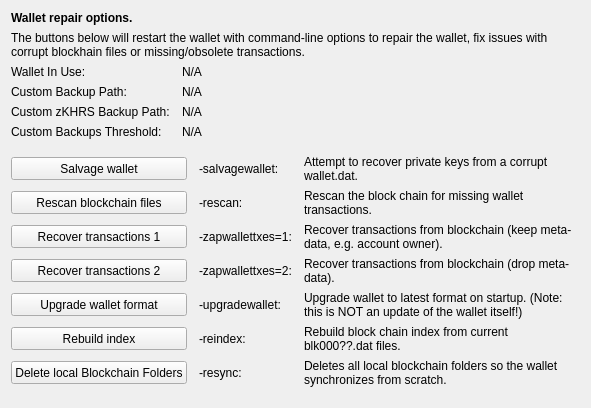
     <widget class="QWidget" name="tab_repair">
      <attribute name="title">
       <string>&amp;Wallet Repair</string>
      </attribute>
      <layout class="QGridLayout" name="gridLayout_4" columnstretch="0,0,0,0">
       <property name="horizontalSpacing">
        <number>12</number>
       </property>
       <item row="0" column="0" colspan="4">
        <widget class="QLabel" name="label_repair_header">
         <property name="font">
          <font>
           <weight>75</weight>
           <bold>true</bold>
          </font>
         </property>
         <property name="text">
          <string>Wallet repair options.</string>
         </property>
        </widget>
       </item>
       <item row="1" column="0" colspan="4">
        <widget class="QLabel" name="label_repair_helptext">
         <property name="font">
          <font>
           <weight>50</weight>
           <bold>false</bold>
          </font>
         </property>
         <property name="text">
          <string>The buttons below will restart the wallet with command-line options to repair the wallet, fix issues with corrupt blockhain files or missing/obsolete transactions.</string>
         </property>
         <property name="wordWrap">
          <bool>true</bool>
         </property>
        </widget>
       </item>
       <item row="2" column="0">
        <widget class="QLabel" name="wallet_path_label">
         <property name="text">
          <string>Wallet In Use:</string>
         </property>
        </widget>
       </item>
       <item row="2" column="1" colspan="3">
        <widget class="QLabel" name="wallet_path">
         <property name="cursor">
          <cursorShape>IBeamCursor</cursorShape>
         </property>
         <property name="text">
          <string>N/A</string>
         </property>
         <property name="textFormat">
          <enum>Qt::PlainText</enum>
         </property>
         <property name="textInteractionFlags">
          <set>Qt::LinksAccessibleByMouse|Qt::TextSelectableByKeyboard|Qt::TextSelectableByMouse</set>
         </property>
        </widget>
       </item>
       <item row="3" column="0">
        <widget class="QLabel" name="wallet_custombackuppath_label">
         <property name="text">
          <string>Custom Backup Path:</string>
         </property>
         <property name="visible">
          <bool>false</bool>
         </property>
        </widget>
       </item>
       <item row="3" column="1" colspan="3">
        <widget class="QLabel" name="wallet_custombackuppath">
         <property name="cursor">
          <cursorShape>IBeamCursor</cursorShape>
         </property>
         <property name="text">
          <string>N/A</string>
         </property>
         <property name="textFormat">
          <enum>Qt::PlainText</enum>
         </property>
         <property name="textInteractionFlags">
          <set>Qt::LinksAccessibleByMouse|Qt::TextSelectableByKeyboard|Qt::TextSelectableByMouse</set>
         </property>
         <property name="visible">
          <bool>false</bool>
         </property>
        </widget>
       </item>
       <item row="4" column="0">
        <widget class="QLabel" name="wallet_customzkhrsbackuppath_label">
         <property name="text">
          <string>Custom zKHRS Backup Path:</string>
         </property>
         <property name="visible">
          <bool>false</bool>
         </property>
        </widget>
       </item>
       <item row="4" column="1" colspan="3">
        <widget class="QLabel" name="wallet_customzkhrsbackuppath">
         <property name="cursor">
          <cursorShape>IBeamCursor</cursorShape>
         </property>
         <property name="text">
          <string>N/A</string>
         </property>
         <property name="textFormat">
          <enum>Qt::PlainText</enum>
         </property>
         <property name="textInteractionFlags">
          <set>Qt::LinksAccessibleByMouse|Qt::TextSelectableByKeyboard|Qt::TextSelectableByMouse</set>
         </property>
         <property name="visible">
          <bool>false</bool>
         </property>
        </widget>
       </item>
       <item row="5" column="0">
        <widget class="QLabel" name="wallet_custombackupthreshold_label">
         <property name="text">
          <string>Custom Backups Threshold:</string>
         </property>
         <property name="visible">
          <bool>false</bool>
         </property>
        </widget>
       </item>
       <item row="5" column="1" colspan="3">
        <widget class="QLabel" name="wallet_custombackupthreshold">
         <property name="cursor">
          <cursorShape>IBeamCursor</cursorShape>
         </property>
         <property name="text">
          <string>N/A</string>
         </property>
         <property name="textFormat">
          <enum>Qt::PlainText</enum>
         </property>
         <property name="textInteractionFlags">
          <set>Qt::LinksAccessibleByMouse|Qt::TextSelectableByKeyboard|Qt::TextSelectableByMouse</set>
         </property>
         <property name="visible">
          <bool>false</bool>
         </property>
        </widget>
       </item>
       <item row="6" column="0">
        <spacer name="verticalSpacer_repair1">
         <property name="orientation">
          <enum>Qt::Vertical</enum>
         </property>
         <property name="sizeHint" stdset="0">
          <size>
           <width>10</width>
           <height>10</height>
          </size>
         </property>
        </spacer>
       </item>
       <item row="7" column="0" colspan="2">
        <widget class="QPushButton" name="btn_salvagewallet">
         <property name="minimumSize">
          <size>
           <width>100</width>
           <height>23</height>
          </size>
         </property>
         <property name="text">
          <string>Salvage wallet</string>
         </property>
        </widget>
       </item>
       <item row="7" column="2">
        <widget class="QLabel" name="label_repair_salvage_command">
         <property name="text">
          <string notr="true">-salvagewallet:</string>
         </property>
        </widget>
       </item>
       <item row="7" column="3">
        <widget class="QLabel" name="label_repair_salvage">
         <property name="text">
          <string>Attempt to recover private keys from a corrupt wallet.dat.</string>
         </property>
         <property name="wordWrap">
          <bool>true</bool>
         </property>
        </widget>
       </item>
       <item row="8" column="0" colspan="2">
        <widget class="QPushButton" name="btn_rescan">
         <property name="minimumSize">
          <size>
           <width>100</width>
           <height>23</height>
          </size>
         </property>
         <property name="text">
          <string>Rescan blockchain files</string>
         </property>
        </widget>
       </item>
       <item row="8" column="2">
        <widget class="QLabel" name="label_repair_rescan_command">
         <property name="text">
          <string notr="true">-rescan:</string>
         </property>
        </widget>
       </item>
       <item row="8" column="3">
        <widget class="QLabel" name="label_repair_rescan">
         <property name="text">
          <string>Rescan the block chain for missing wallet transactions.</string>
         </property>
         <property name="wordWrap">
          <bool>true</bool>
         </property>
        </widget>
       </item>
       <item row="9" column="0" colspan="2">
        <widget class="QPushButton" name="btn_zapwallettxes1">
         <property name="minimumSize">
          <size>
           <width>100</width>
           <height>23</height>
          </size>
         </property>
         <property name="text">
          <string>Recover transactions 1</string>
         </property>
        </widget>
       </item>
       <item row="9" column="2">
        <widget class="QLabel" name="label_repair_zap1_command">
         <property name="text">
          <string notr="true">-zapwallettxes=1:</string>
         </property>
        </widget>
       </item>
       <item row="9" column="3">
        <widget class="QLabel" name="label_repair_zap1">
         <property name="text">
          <string>Recover transactions from blockchain (keep meta-data, e.g. account owner).</string>
         </property>
         <property name="wordWrap">
          <bool>true</bool>
         </property>
        </widget>
       </item>
       <item row="10" column="0" colspan="2">
        <widget class="QPushButton" name="btn_zapwallettxes2">
         <property name="minimumSize">
          <size>
           <width>100</width>
           <height>23</height>
          </size>
         </property>
         <property name="text">
          <string>Recover transactions 2</string>
         </property>
        </widget>
       </item>
       <item row="10" column="2">
        <widget class="QLabel" name="label_repair_zap2_command">
         <property name="text">
          <string notr="true">-zapwallettxes=2:</string>
         </property>
        </widget>
       </item>
       <item row="10" column="3">
        <widget class="QLabel" name="label_repair_zap2">
         <property name="text">
          <string>Recover transactions from blockchain (drop meta-data).</string>
         </property>
         <property name="wordWrap">
          <bool>true</bool>
         </property>
        </widget>
       </item>
       <item row="11" column="0" colspan="2">
        <widget class="QPushButton" name="btn_upgradewallet">
         <property name="minimumSize">
          <size>
           <width>100</width>
           <height>23</height>
          </size>
         </property>
         <property name="text">
          <string>Upgrade wallet format</string>
         </property>
        </widget>
       </item>
       <item row="11" column="2">
        <widget class="QLabel" name="label_repair_upgrade_command">
         <property name="text">
          <string notr="true">-upgradewallet:</string>
         </property>
        </widget>
       </item>
       <item row="11" column="3">
        <widget class="QLabel" name="label_repair_upgrade">
         <property name="text">
          <string>Upgrade wallet to latest format on startup. (Note: this is NOT an update of the wallet itself!)</string>
         </property>
         <property name="wordWrap">
          <bool>true</bool>
         </property>
        </widget>
       </item>
       <item row="12" column="0" colspan="2">
        <widget class="QPushButton" name="btn_reindex">
         <property name="minimumSize">
          <size>
           <width>100</width>
           <height>23</height>
          </size>
         </property>
         <property name="text">
          <string>Rebuild index</string>
         </property>
        </widget>
       </item>
       <item row="12" column="2">
        <widget class="QLabel" name="label_repair_reindex_command">
         <property name="text">
          <string notr="true">-reindex:</string>
         </property>
        </widget>
       </item>
       <item row="12" column="3">
        <widget class="QLabel" name="label_repair_reindex">
         <property name="text">
          <string>Rebuild block chain index from current blk000??.dat files.</string>
         </property>
         <property name="wordWrap">
          <bool>true</bool>
         </property>
        </widget>
       </item>
       <item row="13" column="0" colspan="2">
        <widget class="QPushButton" name="btn_resync">
         <property name="minimumSize">
          <size>
           <width>100</width>
           <height>23</height>
          </size>
         </property>
         <property name="text">
          <string>Delete local Blockchain Folders</string>
         </property>
        </widget>
       </item>
       <item row="13" column="2">
        <widget class="QLabel" name="label_repair_resync_command">
         <property name="text">
          <string>-resync:</string>
         </property>
        </widget>
       </item>
       <item row="13" column="3">
        <widget class="QLabel" name="label_repair_resync">
         <property name="text">
          <string>Deletes all local blockchain folders so the wallet synchronizes from scratch.</string>
         </property>
         <property name="wordWrap">
          <bool>true</bool>
         </property>
        </widget>
       </item>
       <item row="14" column="0">
        <spacer name="verticalSpacer_repair2">
         <property name="orientation">
          <enum>Qt::Vertical</enum>
         </property>
         <property name="sizeHint" stdset="0">
          <size>
           <width>20</width>
           <height>10</height>
          </size>
         </property>
        </spacer>
       </item>
      </layout>
     </widget>
